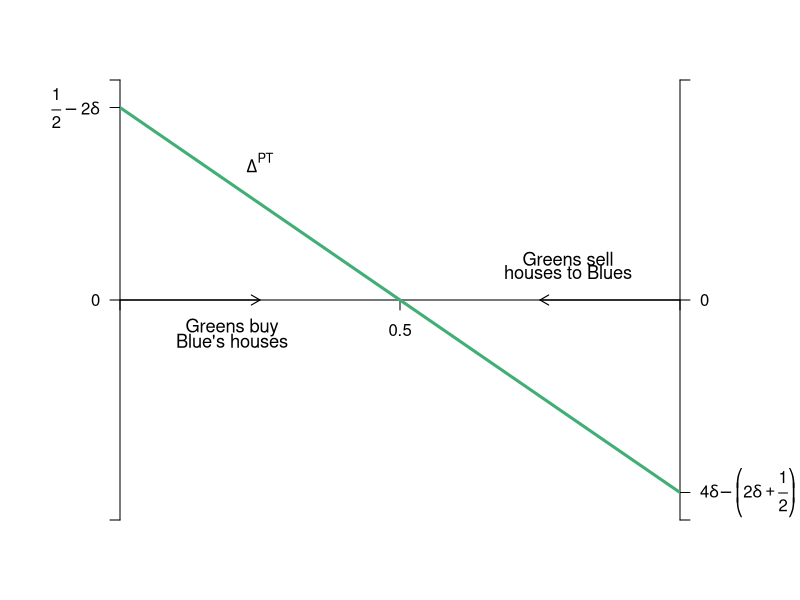

Reproduce this figure in R.
#Graph Designer: Simon Halliday + Scott Cohn
#Authors: Bowles and Halliday
#Title: Coordination, Conflict and Competition: A Text in Microeconomics

library(shape)
pdf(file = "public_mechanism/after_tax_benefit.pdf", width = 7, height = 9)

#Set parameters for graphics
axislabelsize <- 1.5
labelsize <- 1.1
graphlinewidth <- 3
segmentlinewidth <- 2

COL <- c("#7fc97f", "#beaed4", "#fdc086", "#ffff99", "#386cb0", "#f0027f", "#bf5b17", "#666666")
COLA <- c("#e0f3db", "#99d8c9","#66c2a4","#41ae76", "#238b45", "#005824")
COLB <- c("#4eb3d3", "#2b8cbe", "#0868ac","#084081")

#Edited the margins to cater for the larger LHS labels
par(mar =  c(4, 6, 4, 6))

# Post Tax Benefit

delta_PT <- function(delta = -0.1, f){
  f*(4*delta - 1) + 1/2 - 2*delta
}


#Add limits on axes and levels of utility for each function 
ylims <- c(-0.8, 0.8)
xlims <- c(0, 1)

npts <- 501 
x <- seq(xlims[1], xlims[2], length.out = npts)
y <- seq(ylims[1], ylims[2], length.out = npts) 

plot(0, 0, xlim = xlims, ylim = ylims, type = "n",
     xlab = expression(paste("")),
     ylab = expression(paste("")), 
     xaxt = "n", 
     yaxt = "n", 
     cex.lab = axislabelsize, 
     bty = "n", 
     xaxs="i", 
     yaxs="i"
)

#x and y limits with plain axes without ticks/numbers to match previous graph; y axes on both sides

ticksy <- c(ylims[1], 0, delta_PT(delta = -0.1, f = 0), ylims[2])
ylabels <- c(NA, 0, expression(paste(frac(1,2) - 2, delta)), NA)
ticksx <- c(xlims[1], 0.5, xlims[2])
xlabels <- c(NA, expression(paste(0.5)), NA)
ticksy2 <- c(ylims[1], delta_PT(delta = -0.1, f = 1), 0, ylims[2])
ylabels2 <- c(NA,expression( paste(4, delta, - bgroup("(", 2 *  delta + frac(1, 2), ")" ))), 0, NA)

axis(1, at = ticksx, pos = 0, labels = xlabels)
axis(2, at = ticksy, pos = 0, labels = ylabels, las = 1)
axis(4, at = ticksy2, pos = 1, labels = ylabels2, las = 1)

npts <- 503 
xx1 <- seq(xlims[1], xlims[2], length.out = npts)


#Axis labels 
# text(0.5, -.9, expression(paste("x")), xpd = TRUE, cex = axislabelsize, srt = 0) 
# text(xlims[1] - 0.1, 0, expression(paste("y")), xpd = TRUE, cex = axislabelsize, srt = 90) 

# Private Return
lines(xx1, delta_PT(f = xx1), col = COLA[4], lwd = graphlinewidth)

# Text Labels
text(0.2, - 0.1, expression(paste("Greens buy")), cex = labelsize)
text(0.2, - 0.15, expression(paste("Blue's houses")), cex = labelsize)

text(0.8, 0.15, expression(paste("Greens sell")), cex = labelsize)
text(0.8, 0.1, expression(paste("houses to Blues")), cex = labelsize)

text(0.25, 0.5, expression(paste(Delta^"PT")), cex = labelsize)

#Axis arrow
arrows(0, 0, 0.25, 0, code = 2, length = 0.1, lwd = 0.75*axislabelsize, lty = 1)
arrows(0.75, 0, 1, 0, code = 1, length = 0.1, lwd = 0.75*axislabelsize, lty = 1)
dev.off()
